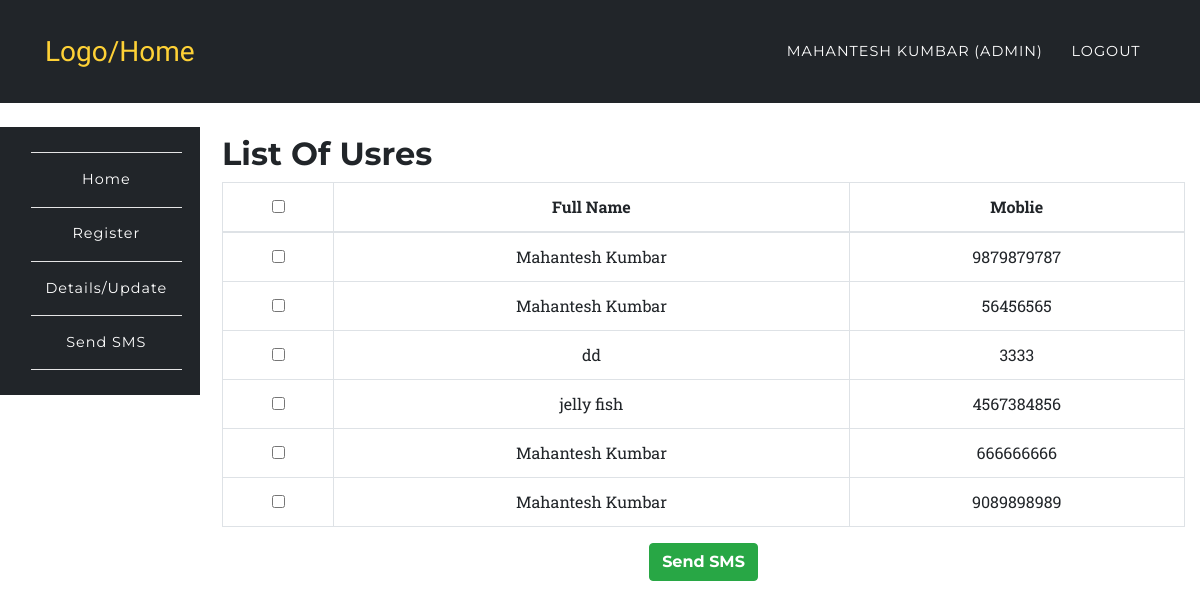
/app/sms.php (signed in), run on the app's committed database.
### tables this page shows
CREATE TABLE `users` (
  `id` int(10) UNSIGNED NOT NULL,
  `fullname` varchar(191) NOT NULL,
  `mobile` varchar(191) NOT NULL,
  `username` varchar(191) NOT NULL,
  `email` varchar(191) NOT NULL,
  `password` varchar(191) NOT NULL,
  `created_at` timestamp NULL DEFAULT CURRENT_TIMESTAMP,
  `updated_at` timestamp NULL DEFAULT CURRENT_TIMESTAMP,
  `role` varchar(100) DEFAULT 'user',
  `status` int(1) NOT NULL DEFAULT '1'
);

### app/sms.php (the view, shortened to what this page needs)
<?php
	require '../config/config.php';
		try {
			$stmt = $connect->prepare('SELECT * FROM users');
			$stmt->execute();
			$data = $stmt->fetchAll(PDO::FETCH_ASSOC);
		}
		catch(PDOException $e) {
			$errMsg = $e->getMessage();
		}
?>
<?php include '../include/header.php';?>
	<nav class="navbar navbar-expand-lg navbar-dark" style="background-color:#212529;" id="mainNav">
      <div class="container">
        <a class="navbar-brand js-scroll-trigger" href="../index.php">Logo/Home</a>
        <div class="collapse navbar-collapse" id="navbarResponsive">
          <ul class="navbar-nav text-uppercase ml-auto">
            <li class="nav-item">
              <a class="nav-link" href="login.php"><?php echo $_SESSION['fullname']; ?> <?php if($_SESSION['role'] == 'admin'){ echo "(Admin)"; } ?></a>
            </li>
            <li class="nav-item">
              <a href="../auth/logout.php" class="nav-link">Logout</a>
            </li>
          </ul>
        </div>
      </div>
    </nav>
<?php include '../include/side-nav.php';?>
<section class="wrapper" style="margin-left:16%;margin-top: -11%;">
	<div class="container">
		<div class="row">
			<div class="col-12">
				<h2>List Of Usres</h2>
				<div class="table-responsive text-center">
					<form action="" method="post">
						<table class="table table-bordered">
						  <thead>
						    <tr>
						      <th><input type="checkbox" name="" id="selectAll"></th>
						      <th>Full Name</th>
						      <th>Moblie</th>
						    </tr>
						  </thead>
						  <tbody>
						  	<?php
						  		foreach ($data as $key => $value) {
								   echo '<tr>';
								      echo '<th scope="row"><input type="checkbox" name="check[]" value="'.$value['mobile'].'" id="selectAll$key"></th>';
								      echo '<td>'.$value['fullname'].'</td>';
								      echo '<td>'.$value['mobile'].'</td>';
								   echo '</tr>';
						  		}
						  	?>
						  </tbody>
						</table>
						<button type="submit" class="btn btn-success" name='sms_alert' value="sms_alert">Send SMS</button>
					</form>
				</div>
			</div>
		</div>
	</div>
</section>
<?php include '../include/footer.php';?>

### include/header.php (shortened to what this page needs)
<!DOCTYPE html>
<html lang="en">
  <head>
    <link href="../assets/plugins/bootstrap/css/bootstrap.min.css" rel="stylesheet">
    <link href="../assets/plugins/font-awesome/css/font-awesome.min.css" rel="stylesheet" type="text/css">
    <link href="../assets/css/rent.css" rel="stylesheet">
    <link href="../assets/css/style.css" rel="stylesheet">
  </head>
  <body id="page-top">

### include/side-nav.php (shortened to what this page needs)
<br>
	<nav class="navbar navbar-expand-sm navbar-default sidebar" style="background-color:#212529;" id="mainNav">
      <div class="container">
        <div class="collapse navbar-collapse" id="navbarResponsive1">
          <ul class="navbar-nav text-center" style="    flex-direction: column;">
            <li class="nav-item">
              <a class="nav-link" href="../auth/dashboard.php">Home</a>
            </li>
            <li class="nav-item">
            	<?php if($_SESSION['role'] == 'admin' || $_SESSION['role'] == 'user'){
	        		echo '<a href="../app/register.php" class="nav-link">Register</a>';
	      	 	} ?>
            </li>
            <li class="nav-item">
	        	<a href="../app/list.php" class="nav-link">Details/Update</a>
            </li>
            <li class="nav-item">
              <?php if($_SESSION['role'] == 'admin'){
                echo '<a href="../app/sms.php" class="nav-link">Send SMS</a>';
              } ?>
            </li>
          </ul>
        </div>
      </div>
    </nav>

### include/footer.php (shortened to what this page needs)
  </body>
</html>

### assets/css/rent.css (style rules this page uses)
body { overflow-x: hidden; font-family: 'Roboto Slab', 'Helvetica Neue', Helvetica, Arial, sans-serif; }
a { color: #fed136; }
h1, h2, h3, h4, h5, h6 { font-weight: 700; font-family: 'Montserrat', 'Helvetica Neue', Helvetica, Arial, sans-serif; }
section { padding: 100px 0; }
@media (min-width: 768px) { section { padding: 140px 0; } }
.btn { font-family: 'Montserrat', 'Helvetica Neue', Helvetica, Arial, sans-serif; font-weight: 700; }
#mainNav { background-color: #212529; }
#mainNav .navbar-brand { color: #fed136; font-family: 'Kaushan Script', 'Helvetica Neue', Helvetica, Arial, cursive; }
#mainNav .navbar-nav .nav-item .nav-link { font-size: 90%; font-weight: 400; padding: 0.75em 0; letter-spacing: 1px; color: white; font-family: 'Montserrat', 'Helvetica Neue', Helvetica, Arial, sans-serif; }
@media (min-width: 992px) { #mainNav { padding-top: 25px; padding-bottom: 25px; -webkit-transition: padding-top 0.3s, padding-bottom 0.3s; -moz-transition: padding-top 0.3s, padding-bottom 0.3s; transition: padding-top 0.3s, padding-bottom 0.3s; border: none; background-color: transparent; } }
@media (min-width: 992px) { #mainNav .navbar-brand { font-size: 1.75em; -webkit-transition: all 0.3s; -moz-transition: all 0.3s; transition: all 0.3s; } }
@media (min-width: 992px) { #mainNav .navbar-nav .nav-item .nav-link { padding: 1.1em 1em !important; } }

### assets/css/style.css (style rules this page uses)
.navbar { border-radius: 0px; }
nav.sidebar, .main { -webkit-transition: margin 200ms ease-out; -moz-transition: margin 200ms ease-out; -o-transition: margin 200ms ease-out; transition: margin 200ms ease-out; }
@media (min-width: 765px) { nav.sidebar .navbar-nav > li:first-child { border-top: 1px #e5e5e5 solid; } }
@media (min-width: 765px) { nav.sidebar .navbar-nav > li { border-bottom: 1px #e5e5e5 solid; } }
@media (min-width: 765px) { nav.sidebar .navbar-collapse, nav.sidebar .container-fluid { padding: 0 0px 0 0px; } }
@media (min-width: 765px) { nav.sidebar { width: 200px; height: 100%; //margin-left: -160px; float: left; margin-bottom: 0px; } }
@media (min-width: 765px) { nav.sidebar li { width: 100%; } }
section { padding-left: 15px; }

### data on the page
users: fullname "Mahantesh Kumbar", mobile "9879879787"
users: fullname "Mahantesh Kumbar", mobile "56456565"
users: fullname "dd", mobile "3333"
users: fullname "jelly fish", mobile "4567384856"
users: fullname "Mahantesh Kumbar", mobile "666666666"
users: fullname "Mahantesh Kumbar", mobile "9089898989"

### other printed values
$_SESSION['fullname'] "MAHANTESH KUMBAR"
